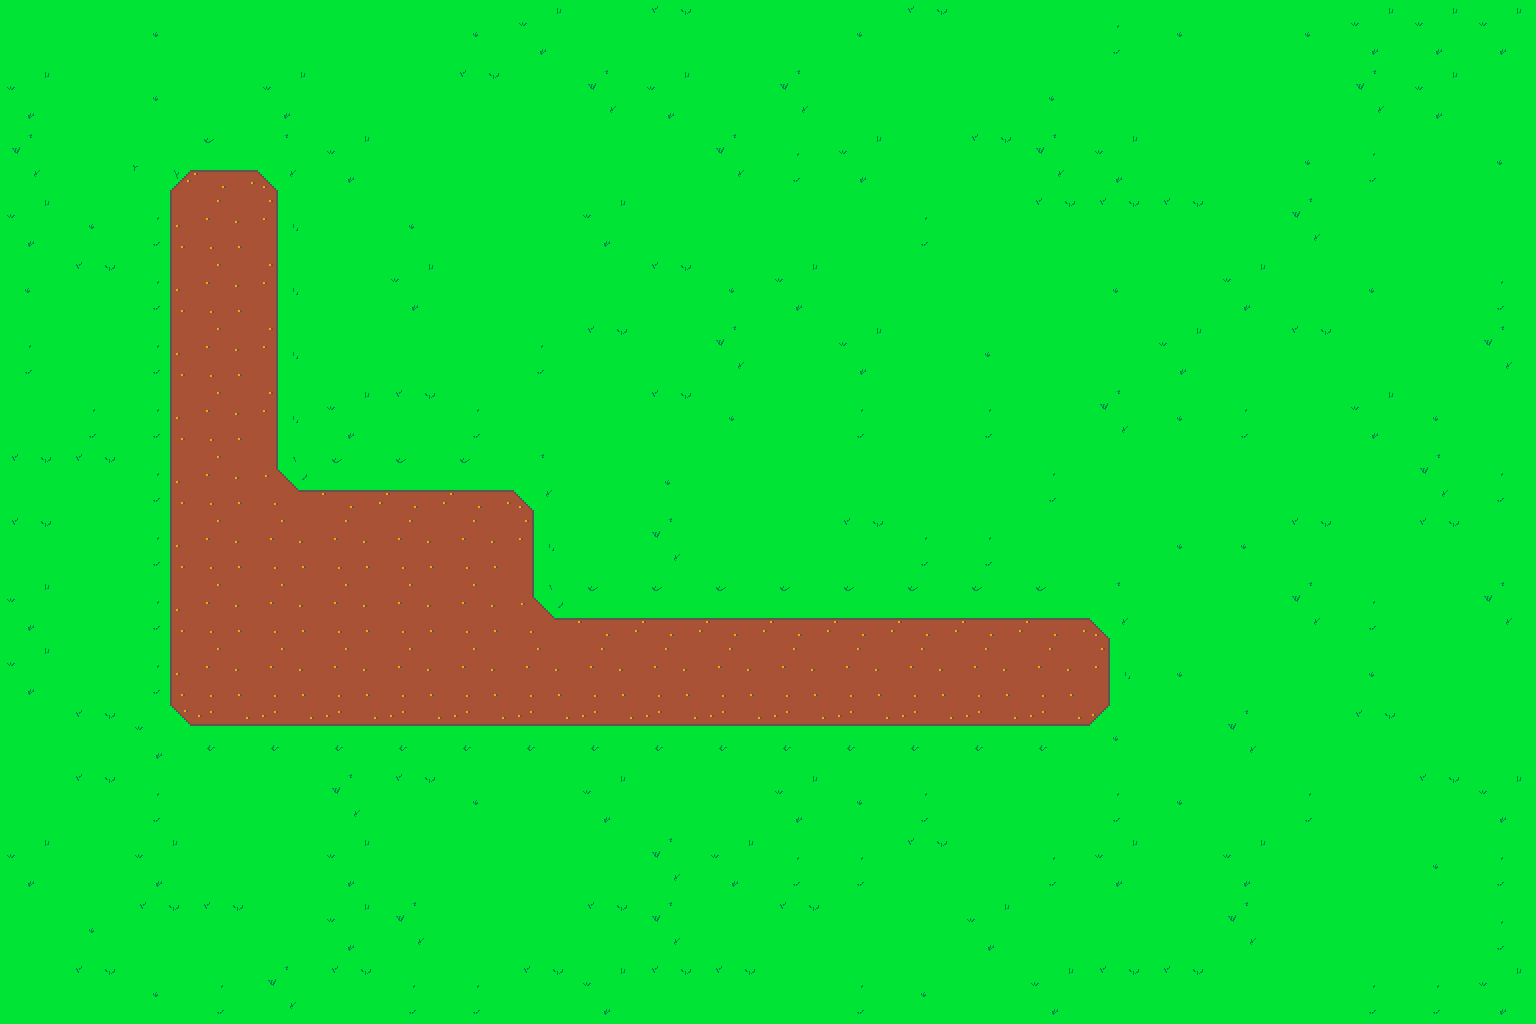

Tiled map render using the project's own tile images. Description and the whole map definition, tile-layer contents included, below:
An orthogonal 24x16 tile map with 64x64 px tiles, 1 tile layer (Ground).

<map version="1.5" tiledversion="1.7.2" orientation="orthogonal" renderorder="right-down" width="24" height="16" tilewidth="64" tileheight="64" infinite="0" nextlayerid="2" nextobjectid="1">
 <editorsettings>
  <export target="../../code/public/assets/images/map-01.json" format="json" />
 </editorsettings>
 <tileset firstgid="1" name="map" tilewidth="64" tileheight="64" tilecount="36" columns="6">
  <image source="../../code/public/assets/images/tilesets.png" width="384" height="384" />
  <tile id="18" probability="0.1" />
  <tile id="19" probability="0.1" />
  <tile id="20" probability="0.1" />
  <tile id="24" probability="0.1" />
  <tile id="25" probability="0.6" />
  <tile id="26" probability="0.1" />
  <wangsets>
   <wangset name="Terrain" type="corner" tile="-1">
    <wangcolor name="Grass" color="#00ff00" tile="18" probability="1" />
    <wangcolor name="Dirt" color="#aa5500" tile="7" probability="1" />
    <wangtile tileid="0" wangid="0,1,0,2,0,1,0,1" />
    <wangtile tileid="1" wangid="0,1,0,2,0,2,0,1" />
    <wangtile tileid="2" wangid="0,1,0,1,0,2,0,1" />
    <wangtile tileid="3" wangid="0,2,0,1,0,2,0,2" />
    <wangtile tileid="4" wangid="0,2,0,2,0,1,0,2" />
    <wangtile tileid="6" wangid="0,2,0,2,0,1,0,1" />
    <wangtile tileid="7" wangid="0,2,0,2,0,2,0,2" />
    <wangtile tileid="8" wangid="0,1,0,1,0,2,0,2" />
    <wangtile tileid="9" wangid="0,1,0,2,0,2,0,2" />
    <wangtile tileid="10" wangid="0,2,0,2,0,2,0,1" />
    <wangtile tileid="12" wangid="0,2,0,1,0,1,0,1" />
    <wangtile tileid="13" wangid="0,2,0,1,0,1,0,2" />
    <wangtile tileid="14" wangid="0,1,0,1,0,1,0,2" />
    <wangtile tileid="15" wangid="0,1,0,2,0,1,0,2" />
    <wangtile tileid="16" wangid="0,2,0,1,0,2,0,1" />
    <wangtile tileid="18" wangid="0,1,0,1,0,1,0,1" />
    <wangtile tileid="19" wangid="0,1,0,1,0,1,0,1" />
    <wangtile tileid="20" wangid="0,1,0,1,0,1,0,1" />
    <wangtile tileid="24" wangid="0,1,0,1,0,1,0,1" />
    <wangtile tileid="25" wangid="0,1,0,1,0,1,0,1" />
    <wangtile tileid="26" wangid="0,1,0,1,0,1,0,1" />
   </wangset>
  </wangsets>
 </tileset>
 <layer id="1" name="Ground" width="24" height="16">
  <data encoding="csv">
26,26,27,26,26,26,26,27,19,26,20,26,26,27,20,26,26,25,27,26,27,19,19,19,
19,26,27,26,19,26,26,20,26,21,19,26,21,26,26,26,27,26,26,26,26,21,19,26,
21,26,1,2,3,19,26,26,26,26,26,21,25,19,26,20,21,19,26,26,27,25,26,27,
19,27,7,8,9,26,27,26,26,19,26,26,26,26,25,26,20,20,20,26,21,26,26,26,
27,20,7,8,9,26,19,26,26,26,20,27,19,26,26,26,26,27,26,19,26,27,26,25,
25,26,7,8,9,26,26,26,25,20,26,21,26,19,26,27,26,26,19,26,20,26,26,21,
26,25,7,8,9,19,20,25,26,26,20,27,26,25,26,25,26,21,27,25,26,19,27,26,
20,20,7,8,10,2,2,2,3,26,27,26,26,26,26,26,25,26,26,26,26,26,21,25,
20,26,7,8,8,8,8,8,9,26,21,26,26,20,25,25,26,26,27,27,20,26,20,26,
19,26,7,8,8,8,8,8,10,2,2,2,2,2,2,2,2,3,26,26,21,25,26,21,
19,26,7,8,8,8,8,8,8,8,8,8,8,8,8,8,8,9,27,26,26,27,26,26,
26,20,13,14,14,14,14,14,14,14,14,14,14,14,14,14,14,15,26,21,26,20,26,26,
26,20,25,26,26,21,20,27,26,19,26,26,19,27,25,26,26,25,27,26,25,26,20,19,
19,26,19,26,26,19,26,26,26,26,21,19,25,25,20,26,25,19,26,19,26,26,27,25,
26,27,20,20,26,19,21,26,26,20,21,26,20,26,26,19,26,26,26,21,26,26,26,25,
26,20,27,25,21,20,25,25,20,19,20,20,26,25,27,26,19,20,20,26,26,25,25,19
</data>
 </layer>
</map>
